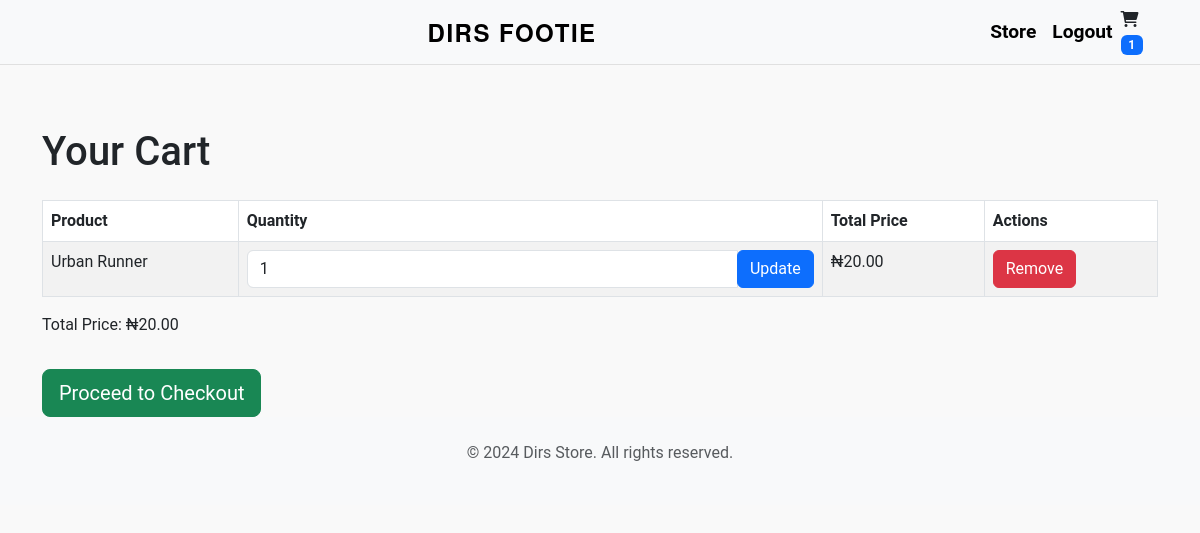
Page /store/cart/ (signed in) on the earlier database version.
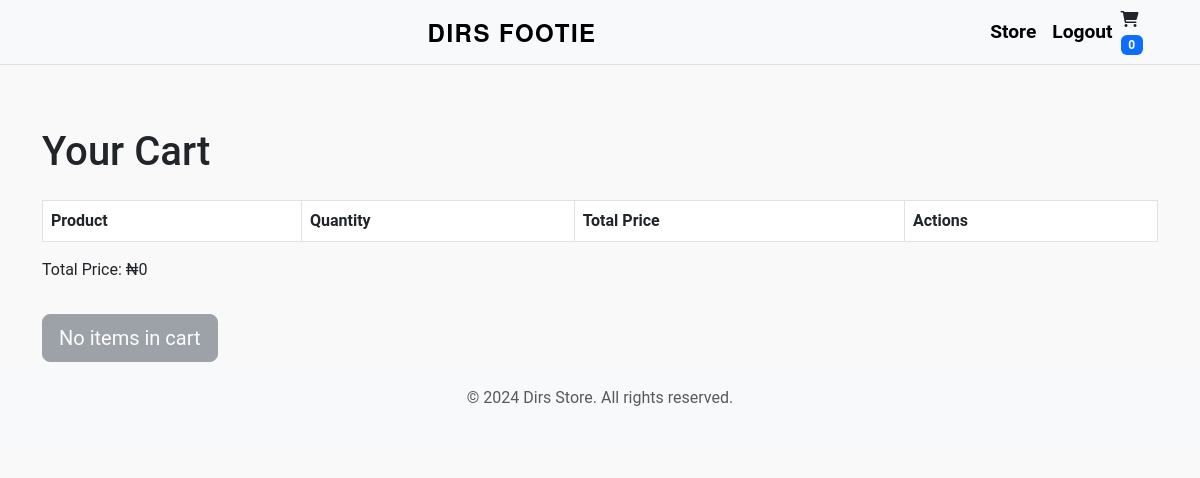
Same page on the later database version.
### store/models.py (models this page shows, shortened)
class CartItem(models.Model):
    cart = models.ForeignKey(Cart, on_delete=models.CASCADE)
    product = models.ForeignKey(Product, on_delete=models.CASCADE)
    quantity = models.PositiveIntegerField(default=1)
    def get_total_price(self):
        return self.quantity * self.product.price

class Product(models.Model):
    CATEGORY_CHOICES = [
        ('Clothes', 'Clothes'),
        ('Shoes', 'Shoes'),
        ('Trousers', 'Trousers'),
        ('Bags', 'Bags'),
    ]
    name = models.CharField(max_length=255)
    description = models.TextField()
    price = models.DecimalField(max_digits=10, decimal_places=2)
    category = models.CharField(max_length=50, choices=CATEGORY_CHOICES)
    image = models.ImageField(upload_to='products/')

### store/views.py (the view)
# urls.py: path('cart/', views.cart_view, name='cart_view'),
@login_required(login_url='/login/')
def cart_view(request):
    cart = Cart.objects.get(user=request.user)
    cart_items = CartItem.objects.filter(cart=cart)
    total_price = sum(item.get_total_price() for item in cart_items)
    return render(request, 'store/cart.html', {
        'cart_items': cart_items,
        'total_price': total_price,
        'total_items': total_price
    })

### store/context_processors.py (called while the page is built)
def cart_item_count(request):
    if request.user.is_authenticated:
        cart = Cart.objects.filter(user=request.user).first()
        if cart:
            total_items = CartItem.objects.filter(cart=cart).count()
            return {'cart_item_count': total_items}
    return {'cart_item_count': 0}

### store/templates/store/cart.html (shortened to what this page needs)
{% extends 'store/base.html' %}
{% block content %}
<div class="container mt-5">
    <h1 class="mb-4">Your Cart</h1>
    <table class="table table-striped table-bordered">
        <thead class="thead-dark">
            <tr>
                <th>Product</th>
                <th>Quantity</th>
                <th>Total Price</th>
                <th>Actions</th>
            </tr>
        </thead>
        <tbody>
            {% for item in cart_items %}
            <tr>
                <td>{{ item.product.name }}</td>
                <td>
                    <form method="POST" action="{% url 'store:update_cart_item' item.id %}">
                        <div class="input-group">
                            <input type="number" name="quantity" value="{{ item.quantity }}" min="1" class="form-control">
                            <div class="input-group-append">
                                <button type="submit" class="btn btn-primary">Update</button>
                            </div>
                        </div>
                    </form>
                </td>
                <td>₦{{ item.get_total_price }}</td>
                <td>
                    <a href="{% url 'store:remove_from_cart' item.id %}" class="btn btn-danger">Remove</a>
                </td>
            </tr>
            {% endfor %}
        </tbody>
    </table>
    <p class="font-weight-bold">Total Price: ₦{{ total_price }}</p>
    {% if cart_items %}
        <a href="{% url 'store:checkout' %}" class="btn btn-success btn-lg mt-3">Proceed to Checkout</a>
    {% else %}
        <button type="button" class="btn btn-secondary btn-lg mt-3" disabled>No items in cart</button>
    {% endif %}
</div>
{% endblock %}

Differences in the rows shown:
removed CartItem: product.name "Urban Runner", quantity "1", get_total_price "20.00"
Other differences:
{{ cart_item_count }}: "1" → "0"
{{ total_price }}: "20.00" → "0"
text no longer shown: "Proceed to Checkout"
text now shown: "No items in cart"
